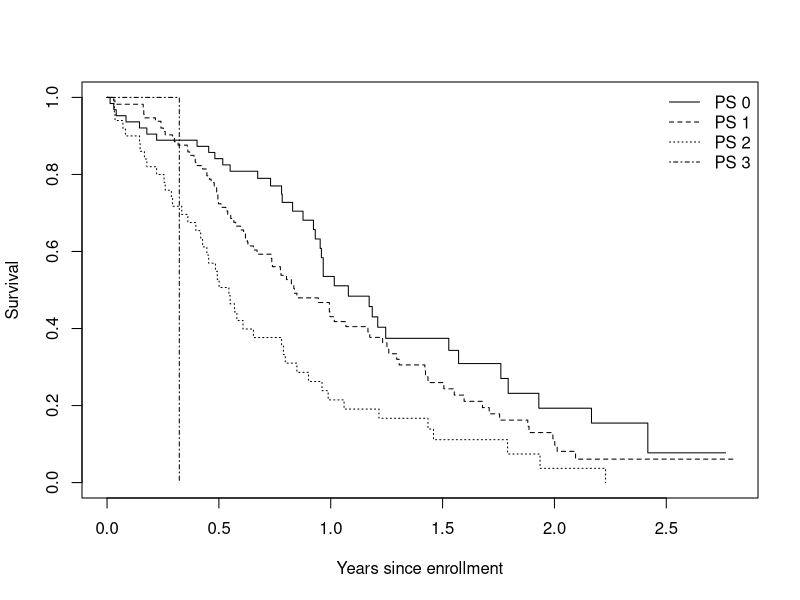

The R source for this figure: (Note: this script raises an error after producing the figure.)
## ---- chunk 1
options(continue="  ", width=70, prompt="> ")
options(contrasts=c("contr.treatment", "contr.poly")) #ensure default
options(show.significant.stars = FALSE) #statistical intelligence

knitr::opts_chunk$set(
  collapse = TRUE, warning=FALSE, error=FALSE, tidy=FALSE,
  fig.asp=.75, fig.align="center",
  comment = "#>", highlight=TRUE, echo=TRUE, prompt=FALSE,
  fig.width=7, fig.height=5.5
)

library("survival")
library(geepack)
library(survey)
## ---- chunk 2
lfit0 <- survfit(Surv(time/365.25, status) ~ 1, data=lung)
lfit1 <- survfit(Surv(time/365.25, status) ~ ph.ecog, data=lung)
print(lfit1, rmean=2.5)
plot(lfit1, lty=1:4, xlab="Years since enrollment", ylab="Survival")
legend("topright", c("PS 0", "PS 1", "PS 2", "PS 3"), 
       lty=1:4, bty='n')
## ---- chunk 3
pmean <- pseudo(lfit0, times=2.5, type="RMST")
ldata <- data.frame(lung, pmean= c(pmean), 
                    id=1:nrow(lung))  
afit1 <- lm(pmean ~ ph.ecog + sex + age, data=ldata)
round(summary(afit1)$coefficients, 3)
## ---- chunk 4
afit2 <- geese(pmean ~ ph.ecog + sex + age, data=ldata, 
               subset = (!is.na(ph.ecog)))
round(summary(afit2)$mean, 3)


ldesign <- svydesign(data=ldata, id= ~id, weights=NULL,
              variables= ~ . -id)
afit3 <- svyglm(pmean ~ ph.ecog + sex + age, design=ldesign)
round(summary(afit3)$coefficients, 3)
## ---- chunk 5
lfit4 <- survfit(Surv(time/365.25, status) ~ inst, data=lung)
pmean4 <- pseudo(lfit4, time=2.5, type="auc")
ldata$pmean4 <- c(pmean4)
afit4a <- lm(pmean4 ~ ph.ecog + sex + age, ldata)

# survey package does not allow a missing strata, and one obs in the lung data
#  set has institution missing
temp <- subset(ldata, !is.na(inst))
ldesign4 <- svydesign(data=temp,  id= ~id, weights=NULL, strata= ~inst,
                      variables= ~ .-id -inst)
afit4b <- svyglm(pmean4 ~ ph.ecog + sex + age, design=ldesign4)
round(summary(afit4a)$coefficients, 3)
round(summary(afit4b)$coefficients[1:4,], 3)
## ---- chunk 6
with(aml, Surv(time, status))
fit1 <- survfit(Surv(time, status) ~1, aml)
rr1 <- resid(fit1, times=c(12,24))
pv1 <- pseudo(fit1, times= c(12, 24))
round(pv1[1:8,], 4)
## ---- chunk 7
pdata <- pseudo(fit1, times= c(12, 24), data.frame=TRUE)
lfit1 <- lm(pseudo ~1, pdata, subset= (time==12))
lfit2 <- lm(pseudo ~1, pdata, subset= (time==24))

summary(lfit1)$coefficients
summary(lfit2)$coefficients

summary(fit1, time=c(12,24))
## ---- chunk 8
cfit3 <- coxph(Surv(time, status) ~x, aml)
cfit3

pdata <- cbind(pdata, x= aml$x)   # original data + pseudovalues
lfit3 <- lm(pseudo ~ x + factor(time), pdata)
summary(lfit3)$coefficients

sfit3 <- survfit(cfit3, newdata=list(x= c("Maintained", "Nonmaintained")))
summary(sfit3, times=c(12,24))
## ---- chunk 9
temp <- matrix(0, 2, 4, dimnames=list(c("Maintainance", "Nonmaintainance"),
                                      c("Cox, 12", "Pseudo, 12", 
                                        "Cox, 24", "Pseudo, 24")))
temp[,c(1,3)] <- 1- t(summary(sfit3, times=c(12,24))$surv)
dummy <-  expand.grid(x= c("Maintained", "Nonmaintained"),
                      time=c(12, 24))
temp[,c(2,4)] <- 1- predict(lfit3, newdata= dummy)
temp <- rbind(temp, "Difference" = temp[2,]- temp[1,])
round(temp,2)
## ---- chunk 10
# Naive lm
summary(lfit3)$coefficients
#
#survey
# When an id is constructed rather than supplied, pseudo() purposely gives
#  it a non-standard name to avoid confusion with any user's variable names.
#  But that name is a PITA to use in formulas
pdata$id <- pdata[['(Id)']] 
pdesign <- svydesign(id= ~ id, varibles= ~ pseudo + x + time, weights=NULL,
                     data=pdata)
sfit <- svyglm(pseudo ~ x + factor(time), design=pdesign)
summary(sfit)$coefficients
#
# GEE 1
gfit1 <- geese(pseudo ~ x + factor(time), data=pdata, id= id) # wrong answer
summary(gfit1)$mean
#
# GEE 2
pdata <- pdata[order(pdata$id),]  # group id values to be together
gfit2 <- geese(pseudo ~ x + factor(time), data=pdata, id= id)
summary(gfit2)$mean
## ---- chunk 11
cdata <- subset(colon, etype==1, -etype)  # time to recurrence
temp  <- subset(colon, etype==2)
cdata$status <- pmax(cdata$status, temp$status)

trtsurv <- survfit(Surv(time, status) ~ rx, cdata, id=id)
plot(trtsurv, fun="event", xscale= 365.25, col = 1:3, lwd=2,
     xlab= "Years from randomization", ylab="Treatment failure")
legend(5*365, .25, levels(cdata$rx), col=1:3, lwd=2, bty='n')

ccox <- coxph(Surv(time, status) ~ rx + sex + age + extent + node4+
                  obstruct + perfor + adhere,  data=cdata)
## ---- chunk 12
csurv <- survfit(Surv(time, status)  ~1, data=cdata, id=id)
cptemp <- pseudo(csurv, time= 1:6 * 365.25, data.frame=TRUE)
cptemp$pdeath <- 1- cptemp$pseudo
cptemp$year <- round(cptemp$time/365.25)

cpdat <- merge(cptemp, 
               subset(cdata,,c(id, rx, extent, node4)), by="id")
## ---- chunk 13
hist(cpdat$pdeath, nclass=50, main=NULL)
## ---- chunk 14
temp1 <- summary(trtsurv, times= 1:6*365.25)
temp2 <- matrix(temp1$surv, nrow=6)
temp3 <- rbind("Obs vs 5FU"= temp2[,1]- temp2[,2],
            "Lev vs 5FU"= temp2[,3]- temp2[,2]) 

cat("absolute difference\n")
round(temp3*100, 1)
#
cat("logit difference\n") 
logit <- function(x) log(1/(1-x))
temp4 <- rbind("Obs vs 5FU"= logit(temp2[,1])- logit(temp2[,2]),
            "Lev vs 5FU"= logit(temp2[,3])- logit(temp2[,2]))
round(temp4*100, 1)
## ---- chunk 15
onetime <- matrix(0, 6, 4,
                  dimnames=list(paste("Time", 1:6), 
                                c("coefficient", "se.glm", "coef", "se.survey")))
cpdesign <- svydesign(id= ~id, weights=NULL, data=cpdat,
                      variables = ~ . - id)
for (i in 1:6) {
    fit1 <- lm(pdeath ~ rx + extent + node4, data=cpdat, subset= (year==i))
    onetime[i,1:2] <- summary(fit1)$coefficients[3,1:2]
    sfit1 <- svyglm(pdeath ~ rx+ extent + node4, design=cpdesign, 
                    subset= (year==i))
    onetime[i,3:4] <- summary(sfit1)$coefficients[3, 1:2]
}

onetime <- cbind(onetime, "coef/se"= onetime[,3]/onetime[,4])
round(onetime[, c(1,2,4,5)],3)
## ---- chunk 16
pfun <- function(x,d=2) printCoefmat(x, digits=d, P.values=TRUE,
                                 has.Pvalue=TRUE, signif.stars= FALSE)

sfit1 <- svyglm(pdeath ~ rx + extent + node4,
                        design= cpdesign, subset=(year==4))
pfun(summary(sfit1)$coefficients[2:5,])

#
sfit3 <- svyglm(pdeath ~ rx + extent + node4 + factor(year), 
                        design= cpdesign, 
                subset= (year==2 | year==4 | year==6))
pfun(summary(sfit3)$coefficients[2:5,],)

sfit6 <- svyglm(pdeath ~ rx + extent + node4 + factor(year),
                design= cpdesign)
pfun(summary(sfit6)$coefficients)
## ---- chunk 17
tryCatch( svyglm(pdeath ~rx + extent + node4 + factor(year), design=cpdesign,
              family= gaussian(link = "logit")),
         error= function(e) e)
## ---- chunk 18
sfit6b <- svyglm(pdeath ~rx + extent + node4 + factor(year), design=cpdesign,
              family= gaussian(link = "logit"), 
              etastart= pmax(.05, pmin(.95, cpdat$pdeath)))
## ---- chunk 19
blogit <- function(edge=.05) {
    new <- make.link("logit")
    new$linkfun <- function(mu) { 
        x <- (pmax(edge, pmin(mu, 1-edge)))
        log(x/(1-x))
    }
    new
}
sfit3c <- svyglm(pdeath ~rx + extent + node4 + factor(year), design=cpdesign,
              family= gaussian(link = blogit()), subset=(year %in% c(2,4,6)))
pfun(summary(sfit3c)$coefficients)
## ---- chunk 20
bcloglog <- function(edge=.05) {
    new <- make.link("cloglog")
    new$linkfun <- function(mu) {
        x <- (pmax(edge, pmin(mu, 1-edge)))
        log(-log(x))
    }
    new$name <- "bcloglog"
    new
}
sfit3d <- svyglm(pseudo ~rx + extent + node4 + factor(year), design=cpdesign,
              family= gaussian(link = bcloglog()), subset=(year %in% c(2,4,6)))
pfun(summary(sfit3d)$coefficients)
cfit <- coxph(Surv(time, status) ~ rx + extent + node4, cdata)                 
round(summary(cfit)$coefficients, 3)
## ---- chunk 21
mdata <- mgus2
mdata$etime <- with(mdata, ifelse(pstat==1, ptime, futime))
mdata$event <- factor(with(mdata, ifelse(pstat==1, 1, 2*death)), 0:2,
                      c("censor", "PCM", "Death"))
mdata$age10 <- mdata$age/10  # age in decades

msurv <- survfit(Surv(etime, event) ~1, data=mdata, id=id)
plot(msurv, lty=1:2, xscale=12, 
     xlab="Years from Diagnosis", ylab="Probability in state")
text(c(345, 340), c(.18, .73), c("PCM", "Death w/o PCM"))
## ---- chunk 22
mps <- pseudo(msurv, times=12*(1:30), type="pstate", data.frame=TRUE)
mdata6 <- merge(mdata, subset(mps, state== "PCM"), by="id")
mdata6$year <- mdata6$time/12

mdesign <- svydesign(data=mdata6, id=~id, weights=NULL, variables= ~. -id)
mpfit1 <- svyglm(pseudo ~ age10 + sex + mspike + factor(year), design = mdesign,
                 family = gaussian(link =bcloglog()))
mpfit2 <- svyglm(pseudo ~ age10 + sex + mspike + factor(year), design = mdesign,
                 subset = (year %in% (3* 1:10)),
                 family = gaussian(link =bcloglog()))
mpfit3 <- svyglm(pseudo ~ age10 + sex + mspike + factor(year), design = mdesign,
                 subset = (year %in% (6* 1:5)),
                 family = gaussian(link =bcloglog()))

fgdata <- finegray(Surv(etime, event) ~ .,  mdata, etype="PCM")
fgfit <-  coxph(Surv(fgstart, fgstop, fgstatus) ~ age10 + sex + mspike, 
                data=fgdata, weights = fgwt)

temp <- cbind(summary(fgfit)$coef[1:3, c(1,3)],
              summary(mpfit1)$coef[2:4, 1:2],
              summary(mpfit2)$coef[2:4,1:2],
              summary(mpfit3)$coef[2:4,1:2])
colnames(temp) <- c("FGcoef", "FGstd", "Coef30", "Std30", 
                    "Coef10", "Std10", "Coef5", "Std5")

round(temp[,c(1,3,5,7, 2,4,6,8)], 3)
